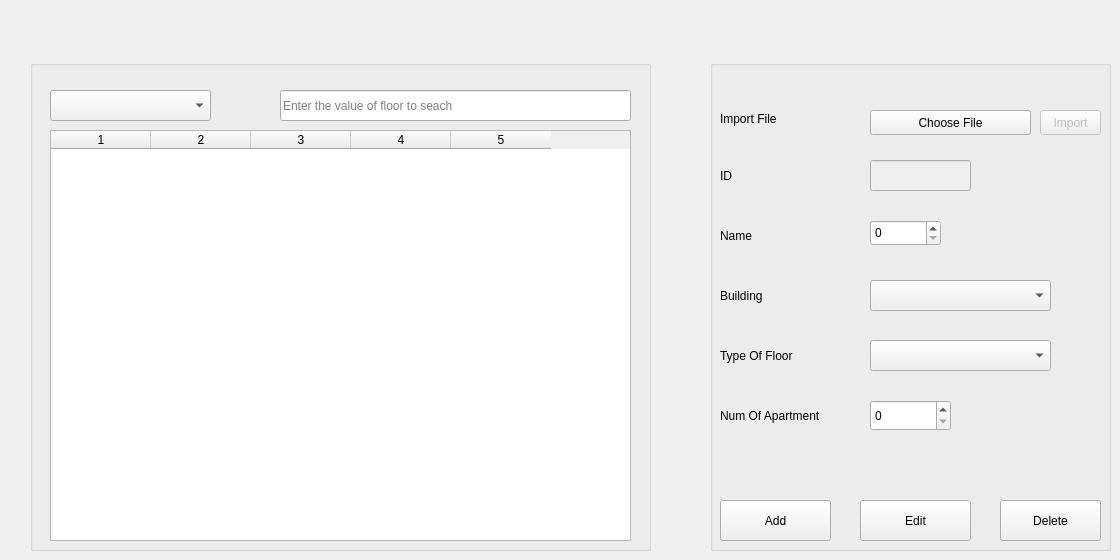
         <widget class="QWidget" name="tab_41">
          <attribute name="title">
           <string>Tab 2</string>
          </attribute>
          <widget class="QGroupBox" name="groupBox_floor_edit">
           <property name="geometry">
            <rect>
             <x>710</x>
             <y>60</y>
             <width>401</width>
             <height>491</height>
            </rect>
           </property>
           <property name="title">
            <string/>
           </property>
           <widget class="QLabel" name="label_169">
            <property name="geometry">
             <rect>
              <x>10</x>
              <y>100</y>
              <width>81</width>
              <height>31</height>
             </rect>
            </property>
            <property name="text">
             <string>ID</string>
            </property>
           </widget>
           <widget class="QLineEdit" name="lineEdit_id_floor">
            <property name="enabled">
             <bool>false</bool>
            </property>
            <property name="geometry">
             <rect>
              <x>160</x>
              <y>100</y>
              <width>101</width>
              <height>31</height>
             </rect>
            </property>
           </widget>
           <widget class="QLabel" name="label_170">
            <property name="geometry">
             <rect>
              <x>10</x>
              <y>160</y>
              <width>81</width>
              <height>31</height>
             </rect>
            </property>
            <property name="text">
             <string>Name</string>
            </property>
           </widget>
           <widget class="QLabel" name="label_171">
            <property name="geometry">
             <rect>
              <x>10</x>
              <y>220</y>
              <width>131</width>
              <height>31</height>
             </rect>
            </property>
            <property name="text">
             <string>Building</string>
            </property>
           </widget>
           <widget class="QLabel" name="label_172">
            <property name="geometry">
             <rect>
              <x>10</x>
              <y>280</y>
              <width>131</width>
              <height>31</height>
             </rect>
            </property>
            <property name="text">
             <string>Type Of Floor</string>
            </property>
           </widget>
           <widget class="QLabel" name="label_173">
            <property name="geometry">
             <rect>
              <x>10</x>
              <y>340</y>
              <width>141</width>
              <height>31</height>
             </rect>
            </property>
            <property name="text">
             <string>Num Of Apartment</string>
            </property>
           </widget>
           <widget class="QPushButton" name="pushButton_add_floor">
            <property name="geometry">
             <rect>
              <x>10</x>
              <y>440</y>
              <width>111</width>
              <height>41</height>
             </rect>
            </property>
            <property name="text">
             <string>Add</string>
            </property>
           </widget>
           <widget class="QPushButton" name="pushButton_edit_floor">
            <property name="geometry">
             <rect>
              <x>150</x>
              <y>440</y>
              <width>111</width>
              <height>41</height>
             </rect>
            </property>
            <property name="text">
             <string>Edit</string>
            </property>
           </widget>
           <widget class="QPushButton" name="pushButton_delete_floor">
            <property name="geometry">
             <rect>
              <x>290</x>
              <y>440</y>
              <width>101</width>
              <height>41</height>
             </rect>
            </property>
            <property name="text">
             <string>Delete</string>
            </property>
           </widget>
           <widget class="QComboBox" name="comboBox_floor_building">
            <property name="geometry">
             <rect>
              <x>160</x>
              <y>220</y>
              <width>181</width>
              <height>31</height>
             </rect>
            </property>
           </widget>
           <widget class="QComboBox" name="comboBox_typeOfFloor">
            <property name="geometry">
             <rect>
              <x>160</x>
              <y>280</y>
              <width>181</width>
              <height>31</height>
             </rect>
            </property>
           </widget>
           <widget class="QSpinBox" name="spinBox_numOfApartment">
            <property name="geometry">
             <rect>
              <x>160</x>
              <y>340</y>
              <width>81</width>
              <height>31</height>
             </rect>
            </property>
           </widget>
           <widget class="QLabel" name="label_174">
            <property name="geometry">
             <rect>
              <x>10</x>
              <y>50</y>
              <width>81</width>
              <height>17</height>
             </rect>
            </property>
            <property name="text">
             <string>Import File</string>
            </property>
           </widget>
           <widget class="QPushButton" name="pushButton_choose_import_file_floor">
            <property name="geometry">
             <rect>
              <x>160</x>
              <y>50</y>
              <width>161</width>
              <height>25</height>
             </rect>
            </property>
            <property name="text">
             <string>Choose File</string>
            </property>
           </widget>
           <widget class="QPushButton" name="pushButton_import_floor_file">
            <property name="enabled">
             <bool>false</bool>
            </property>
            <property name="geometry">
             <rect>
              <x>330</x>
              <y>50</y>
              <width>61</width>
              <height>25</height>
             </rect>
            </property>
            <property name="text">
             <string>Import</string>
            </property>
           </widget>
           <widget class="QSpinBox" name="spinBox_name_floor">
            <property name="geometry">
             <rect>
              <x>160</x>
              <y>160</y>
              <width>71</width>
              <height>26</height>
             </rect>
            </property>
           </widget>
          </widget>
          <widget class="QGroupBox" name="groupBox_table_floor">
           <property name="geometry">
            <rect>
             <x>30</x>
             <y>60</y>
             <width>621</width>
             <height>491</height>
            </rect>
           </property>
           <property name="title">
            <string/>
           </property>
           <widget class="QComboBox" name="comboBox_search_floor">
            <property name="geometry">
             <rect>
              <x>20</x>
              <y>30</y>
              <width>161</width>
              <height>31</height>
             </rect>
            </property>
           </widget>
           <widget class="QLineEdit" name="lineEdit_search_floor">
            <property name="geometry">
             <rect>
              <x>250</x>
              <y>30</y>
              <width>351</width>
              <height>31</height>
             </rect>
            </property>
            <property name="placeholderText">
             <string>Enter the value of floor to seach</string>
            </property>
           </widget>
           <widget class="QTableWidget" name="tableWidget_floor">
            <property name="geometry">
             <rect>
              <x>20</x>
              <y>70</y>
              <width>581</width>
              <height>411</height>
             </rect>
            </property>
            <property name="columnCount">
             <number>5</number>
            </property>
            <column/>
            <column/>
            <column/>
            <column/>
            <column/>
           </widget>
          </widget>
         </widget>
